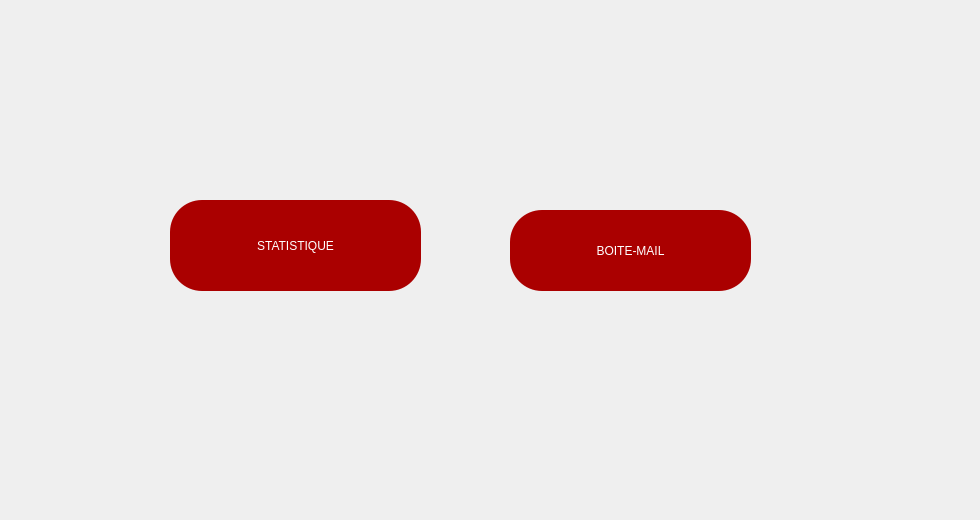
     <widget class="QWidget" name="tab_11">
      <attribute name="title">
       <string>Autre fonctionnalités</string>
      </attribute>
      <widget class="QToolButton" name="toolButton_6">
       <property name="geometry">
        <rect>
         <x>170</x>
         <y>200</y>
         <width>251</width>
         <height>91</height>
        </rect>
       </property>
       <property name="styleSheet">
        <string notr="true">color: rgb(255, 255, 255);
border-radius: 32px;
background-color: rgb(170, 0, 0);
font: 20pt &quot;MV Boli&quot;;
</string>
       </property>
       <property name="text">
        <string>STATISTIQUE</string>
       </property>
      </widget>
      <widget class="QToolButton" name="toolButton_9">
       <property name="geometry">
        <rect>
         <x>510</x>
         <y>210</y>
         <width>241</width>
         <height>81</height>
        </rect>
       </property>
       <property name="styleSheet">
        <string notr="true">color: rgb(255, 255, 255);
border-radius: 32px;
background-color: rgb(170, 0, 0);
font: 20pt &quot;MV Boli&quot;;
</string>
       </property>
       <property name="text">
        <string>BOITE-MAIL</string>
       </property>
      </widget>
      <widget class="QLabel" name="label_42">
       <property name="geometry">
        <rect>
         <x>-10</x>
         <y>-10</y>
         <width>971</width>
         <height>511</height>
        </rect>
       </property>
       <property name="styleSheet">
        <string notr="true">background-image: url(:/img/rs/ajoutempback.jpg);</string>
       </property>
       <property name="text">
        <string/>
       </property>
      </widget>
      <zorder>label_42</zorder>
      <zorder>toolButton_6</zorder>
      <zorder>toolButton_9</zorder>
     </widget>
